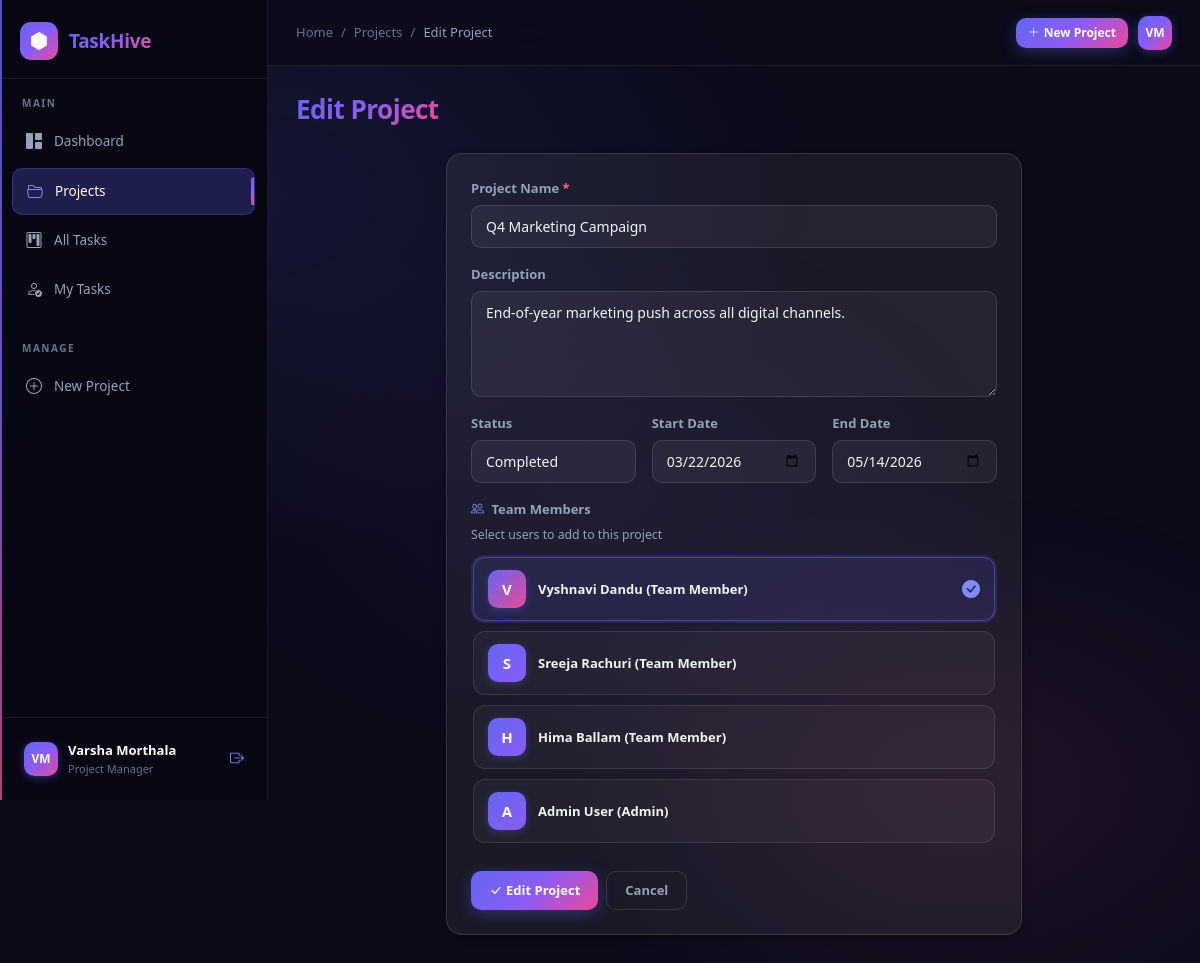
The page /projects/4/edit/ (signed in) on the database its author committed.
### users/models.py (models this page shows, shortened)
class User(AbstractUser):
    ROLE_CHOICES = [
        ('admin', 'Admin'),
        ('manager', 'Project Manager'),
        ('member', 'Team Member'),
    ]
    role = models.CharField(max_length=20, choices=ROLE_CHOICES, default='member')
    avatar = models.ImageField(upload_to='avatars/', null=True, blank=True)
    bio = models.TextField(blank=True)
    phone = models.CharField(max_length=20, blank=True)
    created_at = models.DateTimeField(auto_now_add=True)
    updated_at = models.DateTimeField(auto_now=True)
    class Meta:
        verbose_name = 'User'
        verbose_name_plural = 'Users'
        ordering = ['-date_joined']
    def __str__(self):
        return f"{self.get_full_name() or self.username} ({self.get_role_display()})"
    @property
    def is_admin(self):
        return self.role == 'admin' or self.is_superuser
    @property
    def is_manager(self):
        return self.role in ('admin', 'manager') or self.is_superuser

### projects/models.py (models this page shows, shortened)
class Project(models.Model):
    STATUS_CHOICES = [
        ('planning', 'Planning'),
        ('active', 'Active'),
        ('on_hold', 'On Hold'),
        ('completed', 'Completed'),
        ('cancelled', 'Cancelled'),
    ]
    name = models.CharField(max_length=200)
    description = models.TextField(blank=True)
    owner = models.ForeignKey(
        settings.AUTH_USER_MODEL,
        on_delete=models.CASCADE,
        related_name='owned_projects'
    )
    team_members = models.ManyToManyField(
        settings.AUTH_USER_MODEL,
        through='ProjectMembership',
        related_name='member_projects',
        blank=True
    )
    status = models.CharField(max_length=20, choices=STATUS_CHOICES, default='planning')
    start_date = models.DateField(null=True, blank=True)
    end_date = models.DateField(null=True, blank=True)
    created_at = models.DateTimeField(auto_now_add=True)
    updated_at = models.DateTimeField(auto_now=True)
    class Meta:
        ordering = ['-created_at']
        verbose_name = 'Project'
        verbose_name_plural = 'Projects'
    def user_can_manage(self, user):
        if user.is_admin:
            return True
        if self.owner == user:
            return True
        membership = self.memberships.filter(user=user).first()
        return membership and membership.role == 'manager'

### projects/views.py (the view)
# urls.py: path('<int:pk>/edit/', views.project_edit_view, name='project_edit'),
@login_required
def project_edit_view(request, pk):
    project = get_object_or_404(Project, pk=pk)
    if not project.user_can_manage(request.user):
        messages.error(request, 'You do not have permission to edit this project.')
        return redirect('project_detail', pk=pk)
    if request.method == 'POST':
        form = ProjectForm(request.POST, instance=project, user=request.user)
        if form.is_valid():
            form.save()
            form.save_members(project)
            ProjectActivity.objects.create(
                project=project, user=request.user,
                action=f'Project settings updated.'
            )
            messages.success(request, 'Project updated successfully.')
            return redirect('project_detail', pk=pk)
    else:
        form = ProjectForm(instance=project, user=request.user)
    return render(request, 'projects/project_form.html', {'form': form, 'project': project, 'action': 'Edit'})

### projects/templates/projects/project_form.html (shortened to what this page needs)
{% extends 'base.html' %}
{% block breadcrumb %}
<li class="breadcrumb-item"><a href="{% url 'project_list' %}">Projects</a></li>
<li class="breadcrumb-item active">{{ action }} Project</li>
{% endblock %}
{% block content %}
<div class="page-header">
    <h1 class="page-title">{{ action }} Project</h1>
</div>
<div class="row justify-content-center">
    <div class="col-lg-8">
        <div class="card">
            <div class="card-body p-4">
                <form method="post" novalidate>
                    <div class="row g-3">
                        <div class="col-12">
                            <label class="form-label">Project Name <span style="color:#f87171">*</span></label>
                            {{ form.name }}
                        </div>
                        <div class="col-12">
                            <label class="form-label">Description</label>
                            {{ form.description }}
                        </div>
                        <div class="col-md-4">
                            <label class="form-label">Status</label>
                            {{ form.status }}
                        </div>
                        <div class="col-md-4">
                            <label class="form-label">Start Date</label>
                            {{ form.start_date }}
                        </div>
                        <div class="col-md-4">
                            <label class="form-label">End Date</label>
                            {{ form.end_date }}
                        </div>
                        <div class="col-12">
                            <label class="form-label">
                                <i class="bi bi-people me-1" style="color:#818cf8"></i>
                                Team Members
                            </label>
                            <p class="small mb-2" style="color:#64748b">Select users to add to this project</p>
                            <div class="team-picker-grid">
                                {% for checkbox in form.team_members_input %}
                                <label class="team-member-option {% if checkbox.data.selected %}selected{% endif %}">
                                    <div class="team-member-avatar">
                                        {{ checkbox.data.label|slice:":1"|upper }}
                                    </div>
                                    <div class="team-member-info">
                                        <span class="team-member-name">{{ checkbox.data.label }}</span>
                                    </div>
                                    <div class="team-member-check">
                                        <i class="bi bi-check-circle-fill"></i>
                                    </div>
                                </label>
                                {% empty %}
                                <p style="color:#64748b;font-size:13px">No users available.</p>
                                {% endfor %}
                            </div>
                        </div>
                    </div>
                    <div class="d-flex gap-2 mt-4">
                        <button type="submit" class="btn btn-primary">
                            <i class="bi bi-check-lg me-1"></i>{{ action }} Project
                        </button>
                        <a href="{% if project %}{% url 'project_detail' project.pk %}{% else %}{% url 'project_list' %}{% endif %}"
                           class="btn btn-outline-secondary">Cancel</a>
                    </div>
                </form>
            </div>
        </div>
    </div>
</div>
{% endblock %}

### templates/base.html (shortened to what this page needs)
<!DOCTYPE html>
<html lang="en" data-bs-theme="light">
<head>
    <link href="https://cdn.jsdelivr.net/npm/bootstrap@5.3.2/dist/css/bootstrap.min.css" rel="stylesheet">
    <link href="https://cdn.jsdelivr.net/npm/bootstrap-icons@1.11.3/font/bootstrap-icons.css" rel="stylesheet">
    {% load static %}
    <link href="{% static 'css/main.css' %}" rel="stylesheet">
</head>
<body>
{% if user.is_authenticated %}
<div class="sidebar" id="sidebar">
    <div class="sidebar-brand">
        <a href="{% url 'dashboard' %}" class="brand-link">
            <div class="brand-icon">
                <i class="bi bi-hexagon-fill"></i>
            </div>
            <span class="brand-text">TaskHive</span>
        </a>
    </div>
    <nav class="sidebar-nav">
        <div class="nav-section">
            <span class="nav-section-label">Main</span>
            <a href="{% url 'dashboard' %}" class="nav-item {% if request.resolver_match.url_name == 'dashboard' %}active{% endif %}">
                <i class="bi bi-grid-1x2-fill"></i><span>Dashboard</span>
            </a>
            <a href="{% url 'project_list' %}" class="nav-item {% if 'project' in request.resolver_match.url_name %}active{% endif %}">
                <i class="bi bi-folder2-open"></i><span>Projects</span>
            </a>
            <a href="{% url 'task_list' %}" class="nav-item {% if request.resolver_match.url_name == 'task_list' %}active{% endif %}">
                <i class="bi bi-kanban"></i><span>All Tasks</span>
            </a>
            <a href="{% url 'my_tasks' %}" class="nav-item {% if request.resolver_match.url_name == 'my_tasks' %}active{% endif %}">
                <i class="bi bi-person-check"></i><span>My Tasks</span>
            </a>
        </div>
        {% if user.is_manager %}
        <div class="nav-section">
            <span class="nav-section-label">Manage</span>
            <a href="{% url 'project_create' %}" class="nav-item">
                <i class="bi bi-plus-circle"></i><span>New Project</span>
            </a>
        </div>
        {% endif %}
    </nav>
    <div class="sidebar-footer">
        <a href="{% url 'profile' %}" class="user-widget">
            <div class="user-avatar">
                {% if user.avatar %}
                    <img src="{{ user.avatar.url }}" alt="{{ user.username }}">
                {% else %}
                    <span>{{ user.first_name|first|upper }}{{ user.last_name|first|upper }}</span>
                {% endif %}
            </div>
            <div class="user-info">
                <span class="user-name">{{ user.get_full_name|default:user.username }}</span>
                <span class="user-role">{{ user.get_role_display }}</span>
            </div>
        </a>
        <a href="{% url 'logout' %}" class="logout-btn" title="Logout">
            <i class="bi bi-box-arrow-right"></i>
        </a>
    </div>
</div>
<div class="main-wrapper">
    <header class="topbar">
        <div class="topbar-left">
            <nav aria-label="breadcrumb" class="d-none d-md-block">
                <ol class="breadcrumb mb-0">
                    <li class="breadcrumb-item"><a href="{% url 'dashboard' %}">Home</a></li>
                    {% block breadcrumb %}{% endblock %}
                </ol>
            </nav>
        </div>
        <div class="topbar-right">
            <div class="topbar-actions">
                {% if user.is_manager %}
                <a href="{% url 'project_create' %}" class="btn btn-primary btn-sm d-none d-md-inline-flex align-items-center gap-1">
                    <i class="bi bi-plus-lg"></i> New Project
                </a>
                {% endif %}
                <a href="{% url 'profile' %}" class="topbar-avatar" title="{{ user.username }}">
                    {% if user.avatar %}
                        <img src="{{ user.avatar.url }}" alt="{{ user.username }}">
                    {% else %}
                        <span>{{ user.first_name|first|upper }}{{ user.last_name|first|upper }}</span>
                    {% endif %}
                </a>
            </div>
        </div>
    </header>
    <main class="page-content">
        {% block content %}{% endblock %}
    </main>
</div>
{% endif %}
{% load static %}
</body>
</html>

### projects/templates/projects/project_form.html (style rules this page uses)
.team-picker-grid { display: grid; grid-template-columns: repeat(auto-fill, minmax(260px, 1fr)); gap: 10px; max-height: 320px; overflow-y: auto; padding: 4px 2px; }
.team-member-option { display: flex; align-items: center; gap: 12px; padding: 12px 14px; background: rgba(255,255,255,0.04); border: 1px solid rgba(255,255,255,0.1); border-radius: 12px; cursor: pointer; transition: all 0.2s; position: relative; user-select: none; }
.team-member-option.selected, .team-member-option:has(input:checked) { background: rgba(99,102,241,0.15); border-color: rgba(99,102,241,0.5); box-shadow: 0 0 0 2px rgba(99,102,241,0.2); }
.team-member-avatar { width: 38px; height: 38px; border-radius: 10px; background: linear-gradient(135deg, #6366f1, #8b5cf6); display: flex; align-items: center; justify-content: center; color: white; font-weight: 800; font-size: 15px; flex-shrink: 0; box-shadow: 0 2px 8px rgba(99,102,241,0.3); }
.team-member-info { flex: 1; overflow: hidden; }
.team-member-name { display: block; font-size: 13px; font-weight: 600; color: #f1f5f9 !important; white-space: nowrap; overflow: hidden; text-overflow: ellipsis; }
.team-member-check { color: transparent; font-size: 18px; flex-shrink: 0; transition: color 0.2s; }
.team-member-option:has(input:checked) .team-member-check { color: #818cf8; }
.team-member-option:has(input:checked) .team-member-avatar { background: linear-gradient(135deg, #6366f1, #ec4899); }

### rows shown on the page
User: first_name|first "V", last_name|first "M", get_full_name "Varsha Morthala", role "Project Manager"
Project: name "Q4 Marketing Campaign", description "End-of-year marketing push across all digital channels.", status "Completed", start_date "03/22/2026", end_date "05/14/2026"

### other values the page prints
{{ action }} "Edit"
{{ checkbox.data.label|slice:":1"|upper }} "V" "S" "H" "A"
{{ checkbox.data.label }} "Vyshnavi Dandu (Team Member)" "Sreeja Rachuri (Team Member)" "Hima Ballam (Team Member)" "Admin User (Admin)"
